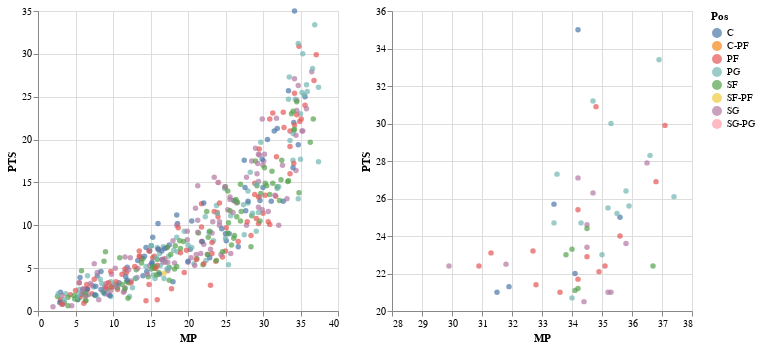

Notebook code cell kept with this figure:
### Code cell
c1 | c2

### Figure 1 — Vega-Lite specification as saved in the notebook (floating-point values rounded to 4 significant figures; data arrays with more than 128 entries replaced by an {"elided": "..."} marker saying what was removed)
{"config": {"view": {"continuousWidth": 300, "continuousHeight": 300}}, "hconcat": [{"data": {"name": "data-a9b6291575cbc21ce2666bd5d5c2e3d4"}, "mark": {"type": "circle"}, "encoding": {"color": {"field": "Pos", "type": "nominal"}, "tooltip": [{"field": "Player", "type": "nominal"}, {"field": "PTS", "type": "quantitative"}, {"field": "AST", "type": "quantitative"}, {"field": "TRB", "type": "quantitative"}, {"field": "STL", "type": "quantitative"}, {"field": "BLK", "type": "quantitative"}], "x": {"field": "MP", "type": "quantitative"}, "y": {"field": "PTS", "type": "quantitative"}}}, {"data": {"name": "data-f71d8cfc24396bc49734be281631bd84"}, "mark": {"type": "circle"}, "encoding": {"color": {"field": "Pos", "type": "nominal"}, "tooltip": [{"field": "Player", "type": "nominal"}, {"field": "PTS", "type": "quantitative"}, {"field": "AST", "type": "quantitative"}, {"field": "TRB", "type": "quantitative"}, {"field": "STL", "type": "quantitative"}, {"field": "BLK", "type": "quantitative"}], "x": {"field": "MP", "scale": {"domain": [28, 38]}, "type": "quantitative"}, "y": {"field": "PTS", "scale": {"domain": [20, 36]}, "type": "quantitative"}}}], "$schema": "https://vega.github.io/schema/vega-lite/v5.8.0.json", "datasets": {"data-a9b6291575cbc21ce2666bd5d5c2e3d4": {"elided": "445 records"}, "data-f71d8cfc24396bc49734be281631bd84": [{"Player": "Bam Adebayo", "Pos": "C", "Age": 26, "Tm": "MIA", "G": 23, "GS": 23, "MP": 34.1, "FG": 8.0, "FGA": 15.7, "FG%": 0.506, "3P": 0.0, "3PA": 0.3, "3P%": 0.167, "2P": 7.9, "2PA": 15.5, "2P%": 0.511, "eFG%": 0.507, "FT": 6.0, "FTA": 7.8, "FT%": 0.777, "ORB": 2.1, "DRB": 8.3, "TRB": 10.4, "AST": 4.0, "STL": 1.1, "BLK": 1.0, "TOV": 2.7, "PF": 2.4, "PTS": 22.0}, {"Player": "Giannis Antetokounmpo", "Pos": "PF", "Age": 29, "Tm": "MIL", "G": 32, "GS": 32, "MP": 34.8, "FG": 11.5, "FGA": 18.9, "FG%": 0.606, "3P": 0.3, "3PA": 1.7, "3P%": 0.204, "2P": 11.1, "2PA": 17.3, "2P%": 0.645, "eFG%": 0.615, "FT": 7.6, "FTA": 11.3, "FT%": 0.676, "ORB": 2.7, "DRB": 8.6, "TRB": 11.3, "AST": 5.7, "STL": 1.3, "BLK": 1.2, "TOV": 3.8, "PF": 2.9, "PTS": 30.9}, {"Player": "LaMelo Ball", "Pos": "PG", "Age": 22, "Tm": "CHO", "G": 15, "GS": 15, "MP": 33.4, "FG": 8.8, "FGA": 19.9, "FG%": 0.443, "3P": 3.5, "3PA": 8.9, "3P%": 0.388, "2P": 5.3, "2PA": 10.9, "2P%": 0.488, "eFG%": 0.53, "FT": 3.6, "FTA": 4.2, "FT%": 0.857, "ORB": 1.5, "DRB": 3.9, "TRB": 5.5, "AST": 8.2, "STL": 1.4, "BLK": 0.3, "TOV": 3.9, "PF": 3.5, "PTS": 24.7}, {"Player": "Paolo Banchero", "Pos": "PF", "Age": 21, "Tm": "ORL", "G": 32, "GS": 32, "MP": 34.2, "FG": 7.8, "FGA": 16.8, "FG%": 0.465, "3P": 1.3, "3PA": 3.6, "3P%": 0.357, "2P": 6.5, "2PA": 13.2, "2P%": 0.494, "eFG%": 0.503, "FT": 4.8, "FTA": 6.8, "FT%": 0.697, "ORB": 1.2, "DRB": 5.8, "TRB": 7.0, "AST": 4.7, "STL": 1.0, "BLK": 0.6, "TOV": 3.1, "PF": 2.0, "PTS": 21.7}, {"Player": "Desmond Bane", "Pos": "SG", "Age": 25, "Tm": "MEM", "G": 31, "GS": 31, "MP": 34.5, "FG": 9.0, "FGA": 19.2, "FG%": 0.471, "3P": 3.5, "3PA": 9.0, "3P%": 0.385, "2P": 5.6, "2PA": 10.2, "2P%": 0.546, "eFG%": 0.561, "FT": 3.1, "FTA": 3.6, "FT%": 0.858, "ORB": 0.9, "DRB": 3.7, "TRB": 4.6, "AST": 5.2, "STL": 1.1, "BLK": 0.6, "TOV": 2.8, "PF": 2.9, "PTS": 24.6}, {"Player": "Scottie Barnes", "Pos": "SG", "Age": 22, "Tm": "TOR", "G": 33, "GS": 33, "MP": 35.2, "FG": 7.8, "FGA": 16.3, "FG%": 0.48, "3P": 2.2, "3PA": 5.7, "3P%": 0.385, "2P": 5.6, "2PA": 10.6, "2P%": 0.531, "eFG%": 0.547, "FT": 3.2, "FTA": 4.1, "FT%": 0.772, "ORB": 2.6, "DRB": 6.7, "TRB": 9.3, "AST": 5.8, "STL": 1.5, "BLK": 1.4, "TOV": 2.4, "PF": 2.0, "PTS": 21.0}, {"Player": "Devin Booker", "Pos": "PG", "Age": 27, "Tm": "PHO", "G": 24, "GS": 24, "MP": 35.8, "FG": 8.9, "FGA": 19.1, "FG%": 0.466, "3P": 2.0, "3PA": 5.3, "3P%": 0.373, "2P": 7.0, "2PA": 13.9, "2P%": 0.502, "eFG%": 0.517, "FT": 6.6, "FTA": 7.5, "FT%": 0.883, "ORB": 0.9, "DRB": 4.4, "TRB": 5.3, "AST": 7.9, "STL": 0.8, "BLK": 0.4, "TOV": 2.8, "PF": 3.3, "PTS": 26.4}, {"Player": "Mikal Bridges", "Pos": "SF", "Age": 27, "Tm": "BRK", "G": 33, "GS": 33, "MP": 34.1, "FG": 7.5, "FGA": 16.4, "FG%": 0.457, "3P": 2.0, "3PA": 5.6, "3P%": 0.359, "2P": 5.5, "2PA": 10.8, "2P%": 0.508, "eFG%": 0.519, "FT": 4.1, "FTA": 5.0, "FT%": 0.829, "ORB": 1.0, "DRB": 4.3, "TRB": 5.3, "AST": 3.8, "STL": 0.9, "BLK": 0.4, "TOV": 2.3, "PF": 1.6, "PTS": 21.1}, {"Player": "Jaylen Brown", "Pos": "SF", "Age": 27, "Tm": "BOS", "G": 30, "GS": 30, "MP": 33.8, "FG": 8.9, "FGA": 18.2, "FG%": 0.489, "3P": 2.2, "3PA": 6.2, "3P%": 0.358, "2P": 6.7, "2PA": 12.0, "2P%": 0.557, "eFG%": 0.55, "FT": 2.9, "FTA": 4.0, "FT%": 0.733, "ORB": 0.9, "DRB": 4.2, "TRB": 5.1, "AST": 3.7, "STL": 1.1, "BLK": 0.6, "TOV": 2.5, "PF": 2.7, "PTS": 23.0}, {"Player": "Jalen Brunson", "Pos": "PG", "Age": 27, "Tm": "NYK", "G": 33, "GS": 33, "MP": 35.9, "FG": 9.0, "FGA": 19.4, "FG%": 0.463, "3P": 2.8, "3PA": 6.4, "3P%": 0.431, "2P": 6.2, "2PA": 13.0, "2P%": 0.479, "eFG%": 0.534, "FT": 4.8, "FTA": 5.9, "FT%": 0.82, "ORB": 0.7, "DRB": 3.3, "TRB": 4.0, "AST": 6.2, "STL": 1.1, "BLK": 0.2, "TOV": 2.4, "PF": 2.2, "PTS": 25.6}, {"Player": "Jimmy Butler", "Pos": "PF", "Age": 34, "Tm": "MIA", "G": 24, "GS": 24, "MP": 33.6, "FG": 6.5, "FGA": 14.0, "FG%": 0.464, "3P": 0.8, "3PA": 2.2, "3P%": 0.377, "2P": 5.7, "2PA": 11.8, "2P%": 0.481, "eFG%": 0.494, "FT": 7.1, "FTA": 8.1, "FT%": 0.881, "ORB": 1.9, "DRB": 3.2, "TRB": 5.0, "AST": 4.5, "STL": 1.0, "BLK": 0.4, "TOV": 1.8, "PF": 1.1, "PTS": 21.0}, {"Player": "Cade Cunningham", "Pos": "PG", "Age": 22, "Tm": "DET", "G": 33, "GS": 33, "MP": 35.0, "FG": 8.5, "FGA": 19.2, "FG%": 0.443, "3P": 1.9, "3PA": 5.6, "3P%": 0.337, "2P": 6.6, "2PA": 13.7, "2P%": 0.486, "eFG%": 0.491, "FT": 4.1, "FTA": 4.7, "FT%": 0.87, "ORB": 0.5, "DRB": 3.5, "TRB": 4.0, "AST": 7.3, "STL": 1.0, "BLK": 0.3, "TOV": 3.9, "PF": 2.8, "PTS": 23.0}, {"Player": "Stephen Curry", "Pos": "PG", "Age": 35, "Tm": "GSW", "G": 30, "GS": 30, "MP": 33.5, "FG": 8.6, "FGA": 19.0, "FG%": 0.453, "3P": 4.7, "3PA": 11.6, "3P%": 0.409, "2P": 3.9, "2PA": 7.4, "2P%": 0.523, "eFG%": 0.578, "FT": 5.4, "FTA": 5.8, "FT%": 0.931, "ORB": 0.5, "DRB": 3.9, "TRB": 4.4, "AST": 4.5, "STL": 0.7, "BLK": 0.4, "TOV": 3.1, "PF": 1.8, "PTS": 27.3}, {"Player": "Anthony Davis", "Pos": "C", "Age": 30, "Tm": "LAL", "G": 32, "GS": 32, "MP": 35.6, "FG": 9.5, "FGA": 17.2, "FG%": 0.551, "3P": 0.4, "3PA": 1.0, "3P%": 0.375, "2P": 9.1, "2PA": 16.2, "2P%": 0.562, "eFG%": 0.562, "FT": 5.7, "FTA": 7.1, "FT%": 0.806, "ORB": 3.3, "DRB": 9.0, "TRB": 12.3, "AST": 3.3, "STL": 1.2, "BLK": 2.6, "TOV": 2.0, "PF": 2.6, "PTS": 25.0}, {"Player": "DeMar DeRozan", "Pos": "SF", "Age": 34, "Tm": "CHI", "G": 32, "GS": 32, "MP": 36.7, "FG": 7.8, "FGA": 17.0, "FG%": 0.455, "3P": 0.9, "3PA": 2.6, "3P%": 0.345, "2P": 6.8, "2PA": 14.4, "2P%": 0.475, "eFG%": 0.482, "FT": 6.0, "FTA": 7.1, "FT%": 0.838, "ORB": 0.7, "DRB": 3.2, "TRB": 3.8, "AST": 5.4, "STL": 1.1, "BLK": 0.8, "TOV": 1.4, "PF": 2.2, "PTS": 22.4}, {"Player": "Luka Dončić", "Pos": "PG", "Age": 24, "Tm": "DAL", "G": 31, "GS": 31, "MP": 36.9, "FG": 11.4, "FGA": 23.6, "FG%": 0.484, "3P": 4.0, "3PA": 10.6, "3P%": 0.378, "2P": 7.4, "2PA": 13.0, "2P%": 0.569, "eFG%": 0.568, "FT": 6.6, "FTA": 8.4, "FT%": 0.785, "ORB": 0.8, "DRB": 7.5, "TRB": 8.3, "AST": 9.4, "STL": 1.4, "BLK": 0.6, "TOV": 4.0, "PF": 1.7, "PTS": 33.4}, {"Player": "Kevin Durant", "Pos": "PF", "Age": 35, "Tm": "PHO", "G": 28, "GS": 28, "MP": 37.1, "FG": 10.4, "FGA": 19.7, "FG%": 0.525, "3P": 2.2, "3PA": 4.6, "3P%": 0.477, "2P": 8.2, "2PA": 15.1, "2P%": 0.54, "eFG%": 0.581, "FT": 7.0, "FTA": 8.0, "FT%": 0.874, "ORB": 0.4, "DRB": 5.9, "TRB": 6.3, "AST": 6.0, "STL": 0.9, "BLK": 1.1, "TOV": 3.4, "PF": 1.8, "PTS": 29.9}, {"Player": "Anthony Edwards", "Pos": "SG", "Age": 22, "Tm": "MIN", "G": 29, "GS": 29, "MP": 34.7, "FG": 9.0, "FGA": 19.7, "FG%": 0.458, "3P": 2.6, "3PA": 6.8, "3P%": 0.379, "2P": 6.4, "2PA": 12.9, "2P%": 0.5, "eFG%": 0.524, "FT": 5.7, "FTA": 6.8, "FT%": 0.842, "ORB": 0.6, "DRB": 4.8, "TRB": 5.3, "AST": 5.1, "STL": 1.3, "BLK": 0.7, "TOV": 3.3, "PF": 1.8, "PTS": 26.3}, {"Player": "Joel Embiid", "Pos": "C", "Age": 29, "Tm": "PHI", "G": 25, "GS": 25, "MP": 34.2, "FG": 11.8, "FGA": 21.8, "FG%": 0.54, "3P": 1.1, "3PA": 3.2, "3P%": 0.35, "2P": 10.6, "2PA": 18.6, "2P%": 0.573, "eFG%": 0.566, "FT": 10.3, "FTA": 11.6, "FT%": 0.893, "ORB": 2.8, "DRB": 8.9, "TRB": 11.7, "AST": 6.0, "STL": 1.2, "BLK": 2.0, "TOV": 3.8, "PF": 2.8, "PTS": 35.0}, {"Player": "De'Aaron Fox", "Pos": "PG", "Age": 26, "Tm": "SAC", "G": 25, "GS": 25, "MP": 35.3, "FG": 10.5, "FGA": 21.8, "FG%": 0.483, "3P": 3.6, "3PA": 8.8, "3P%": 0.403, "2P": 7.0, "2PA": 12.9, "2P%": 0.539, "eFG%": 0.565, "FT": 5.4, "FTA": 7.4, "FT%": 0.72, "ORB": 1.0, "DRB": 3.6, "TRB": 4.6, "AST": 6.1, "STL": 1.6, "BLK": 0.4, "TOV": 2.6, "PF": 2.7, "PTS": 30.0}, {"Player": "Darius Garland", "Pos": "PG", "Age": 24, "Tm": "CLE", "G": 20, "GS": 20, "MP": 34.0, "FG": 7.6, "FGA": 16.1, "FG%": 0.47, "3P": 1.8, "3PA": 5.2, "3P%": 0.346, "2P": 5.8, "2PA": 10.9, "2P%": 0.53, "eFG%": 0.526, "FT": 3.8, "FTA": 4.6, "FT%": 0.835, "ORB": 0.6, "DRB": 2.2, "TRB": 2.8, "AST": 5.9, "STL": 1.6, "BLK": 0.2, "TOV": 3.8, "PF": 1.6, "PTS": 20.7}, {"Player": "Paul George", "Pos": "PF", "Age": 33, "Tm": "LAC", "G": 30, "GS": 30, "MP": 34.5, "FG": 8.0, "FGA": 17.7, "FG%": 0.451, "3P": 3.3, "3PA": 8.2, "3P%": 0.398, "2P": 4.7, "2PA": 9.5, "2P%": 0.497, "eFG%": 0.543, "FT": 3.6, "FTA": 3.9, "FT%": 0.931, "ORB": 0.7, "DRB": 4.8, "TRB": 5.5, "AST": 4.0, "STL": 1.6, "BLK": 0.3, "TOV": 2.3, "PF": 3.0, "PTS": 22.9}, {"Player": "Shai Gilgeous-Alexander", "Pos": "PG", "Age": 25, "Tm": "OKC", "G": 30, "GS": 30, "MP": 34.7, "FG": 11.2, "FGA": 20.6, "FG%": 0.546, "3P": 1.1, "3PA": 3.4, "3P%": 0.317, "2P": 10.2, "2PA": 17.2, "2P%": 0.591, "eFG%": 0.572, "FT": 7.7, "FTA": 8.4, "FT%": 0.916, "ORB": 0.8, "DRB": 4.8, "TRB": 5.7, "AST": 6.3, "STL": 2.6, "BLK": 0.8, "TOV": 2.0, "PF": 2.3, "PTS": 31.2}, {"Player": "Jerami Grant", "Pos": "PF", "Age": 29, "Tm": "POR", "G": 28, "GS": 28, "MP": 34.9, "FG": 7.5, "FGA": 16.4, "FG%": 0.459, "3P": 2.4, "3PA": 5.8, "3P%": 0.417, "2P": 5.1, "2PA": 10.5, "2P%": 0.481, "eFG%": 0.533, "FT": 4.7, "FTA": 5.8, "FT%": 0.81, "ORB": 0.7, "DRB": 3.2, "TRB": 3.9, "AST": 2.6, "STL": 0.7, "BLK": 0.8, "TOV": 2.4, "PF": 2.3, "PTS": 22.1}, {"Player": "Tyrese Haliburton", "Pos": "PG", "Age": 23, "Tm": "IND", "G": 29, "GS": 29, "MP": 34.3, "FG": 8.8, "FGA": 17.6, "FG%": 0.501, "3P": 3.5, "3PA": 8.7, "3P%": 0.406, "2P": 5.3, "2PA": 9.0, "2P%": 0.592, "eFG%": 0.601, "FT": 3.5, "FTA": 4.1, "FT%": 0.856, "ORB": 0.7, "DRB": 3.5, "TRB": 4.2, "AST": 12.7, "STL": 1.0, "BLK": 0.6, "TOV": 2.6, "PF": 1.1, "PTS": 24.7}, {"Player": "Tyler Herro", "Pos": "SG", "Age": 24, "Tm": "MIA", "G": 15, "GS": 15, "MP": 34.5, "FG": 8.7, "FGA": 19.1, "FG%": 0.455, "3P": 3.3, "3PA": 7.9, "3P%": 0.424, "2P": 5.3, "2PA": 11.2, "2P%": 0.476, "eFG%": 0.542, "FT": 2.7, "FTA": 3.1, "FT%": 0.872, "ORB": 0.6, "DRB": 4.9, "TRB": 5.5, "AST": 4.5, "STL": 1.3, "BLK": 0.1, "TOV": 2.7, "PF": 1.3, "PTS": 23.4}, {"Player": "Brandon Ingram", "Pos": "SF", "Age": 26, "Tm": "NOP", "G": 30, "GS": 30, "MP": 34.0, "FG": 8.8, "FGA": 17.5, "FG%": 0.501, "3P": 1.4, "3PA": 4.0, "3P%": 0.347, "2P": 7.4, "2PA": 13.5, "2P%": 0.547, "eFG%": 0.541, "FT": 4.4, "FTA": 5.4, "FT%": 0.815, "ORB": 0.7, "DRB": 4.1, "TRB": 4.8, "AST": 5.5, "STL": 0.8, "BLK": 0.5, "TOV": 2.6, "PF": 2.2, "PTS": 23.3}, {"Player": "Kyrie Irving", "Pos": "SG", "Age": 31, "Tm": "DAL", "G": 18, "GS": 18, "MP": 31.8, "FG": 8.4, "FGA": 18.0, "FG%": 0.469, "3P": 2.5, "3PA": 6.4, "3P%": 0.391, "2P": 5.9, "2PA": 11.6, "2P%": 0.512, "eFG%": 0.539, "FT": 3.1, "FTA": 3.5, "FT%": 0.889, "ORB": 0.6, "DRB": 3.6, "TRB": 4.2, "AST": 5.1, "STL": 1.1, "BLK": 0.3, "TOV": 1.3, "PF": 1.9, "PTS": 22.5}, {"Player": "Jaren Jackson Jr.", "Pos": "C", "Age": 24, "Tm": "MEM", "G": 32, "GS": 32, "MP": 31.5, "FG": 7.2, "FGA": 15.6, "FG%": 0.458, "3P": 1.6, "3PA": 4.9, "3P%": 0.327, "2P": 5.6, "2PA": 10.8, "2P%": 0.517, "eFG%": 0.509, "FT": 5.1, "FTA": 6.2, "FT%": 0.832, "ORB": 1.4, "DRB": 4.2, "TRB": 5.5, "AST": 1.7, "STL": 0.8, "BLK": 1.6, "TOV": 1.9, "PF": 3.6, "PTS": 21.0}, {"Player": "LeBron James", "Pos": "PF", "Age": 39, "Tm": "LAL", "G": 31, "GS": 31, "MP": 34.2, "FG": 9.4, "FGA": 17.6, "FG%": 0.535, "3P": 2.3, "3PA": 5.5, "3P%": 0.409, "2P": 7.2, "2PA": 12.1, "2P%": 0.592, "eFG%": 0.599, "FT": 4.3, "FTA": 5.8, "FT%": 0.749, "ORB": 0.9, "DRB": 6.5, "TRB": 7.4, "AST": 7.4, "STL": 1.4, "BLK": 0.7, "TOV": 3.3, "PF": 1.1, "PTS": 25.4}, {"Player": "Nikola Jokić", "Pos": "C", "Age": 28, "Tm": "DEN", "G": 34, "GS": 34, "MP": 33.4, "FG": 9.9, "FGA": 17.8, "FG%": 0.559, "3P": 1.1, "3PA": 3.3, "3P%": 0.333, "2P": 8.9, "2PA": 14.5, "2P%": 0.609, "eFG%": 0.589, "FT": 4.8, "FTA": 5.8, "FT%": 0.818, "ORB": 3.0, "DRB": 9.2, "TRB": 12.3, "AST": 9.1, "STL": 1.1, "BLK": 0.9, "TOV": 2.7, "PF": 2.6, "PTS": 25.7}, {"Player": "Kyle Kuzma", "Pos": "PF", "Age": 28, "Tm": "WAS", "G": 32, "GS": 32, "MP": 31.3, "FG": 8.9, "FGA": 19.2, "FG%": 0.466, "3P": 2.5, "3PA": 7.0, "3P%": 0.357, "2P": 6.4, "2PA": 12.2, "2P%": 0.528, "eFG%": 0.531, "FT": 2.7, "FTA": 3.5, "FT%": 0.768, "ORB": 0.9, "DRB": 5.3, "TRB": 6.2, "AST": 4.3, "STL": 0.3, "BLK": 0.6, "TOV": 2.6, "PF": 2.2, "PTS": 23.1}, {"Player": "Zach LaVine", "Pos": "SG", "Age": 28, "Tm": "CHI", "G": 18, "GS": 18, "MP": 35.3, "FG": 7.3, "FGA": 16.6, "FG%": 0.443, "3P": 2.4, "3PA": 7.1, "3P%": 0.336, "2P": 4.9, "2PA": 9.4, "2P%": 0.524, "eFG%": 0.515, "FT": 3.9, "FTA": 4.6, "FT%": 0.866, "ORB": 0.3, "DRB": 4.6, "TRB": 4.9, "AST": 3.4, "STL": 0.9, "BLK": 0.2, "TOV": 2.0, "PF": 2.1, "PTS": 21.0}, {"Player": "Kawhi Leonard", "Pos": "SF", "Age": 32, "Tm": "LAC", "G": 28, "GS": 28, "MP": 34.5, "FG": 9.1, "FGA": 17.4, "FG%": 0.522, "3P": 2.3, "3PA": 5.4, "3P%": 0.428, "2P": 6.8, "2PA": 12.0, "2P%": 0.564, "eFG%": 0.588, "FT": 3.9, "FTA": 4.5, "FT%": 0.872, "ORB": 1.1, "DRB": 4.9, "TRB": 5.9, "AST": 3.6, "STL": 1.6, "BLK": 0.7, "TOV": 1.5, "PF": 1.4, "PTS": 24.4}, {"Player": "Damian Lillard", "Pos": "PG", "Age": 33, "Tm": "MIL", "G": 31, "GS": 31, "MP": 35.2, "FG": 7.4, "FGA": 17.1, "FG%": 0.431, "3P": 3.2, "3PA": 8.7, "3P%": 0.365, "2P": 4.2, "2PA": 8.4, "2P%": 0.5, "eFG%": 0.524, "FT": 7.5, "FTA": 8.1, "FT%": 0.924, "ORB": 0.6, "DRB": 3.9, "TRB": 4.5, "AST": 6.8, "STL": 1.0, "BLK": 0.2, "TOV": 2.7, "PF": 1.7, "PTS": 25.5}, {"Player": "Lauri Markkanen", "Pos": "PF", "Age": 26, "Tm": "UTA", "G": 24, "GS": 24, "MP": 32.7, "FG": 8.0, "FGA": 16.3, "FG%": 0.487, "3P": 3.2, "3PA": 8.4, "3P%": 0.376, "2P": 4.8, "2PA": 7.9, "2P%": 0.605, "eFG%": 0.584, "FT": 4.1, "FTA": 4.8, "FT%": 0.861, "ORB": 2.3, "DRB": 6.2, "TRB": 8.5, "AST": 1.6, "STL": 1.0, "BLK": 0.6, "TOV": 1.2, "PF": 2.1, "PTS": 23.2}, {"Player": "Tyrese Maxey", "Pos": "PG", "Age": 23, "Tm": "PHI", "G": 31, "GS": 31, "MP": 37.4, "FG": 9.0, "FGA": 19.7, "FG%": 0.458, "3P": 3.2, "3PA": 8.3, "3P%": 0.383, "2P": 5.9, "2PA": 11.5, "2P%": 0.511, "eFG%": 0.538, "FT": 4.9, "FTA": 5.6, "FT%": 0.873, "ORB": 0.5, "DRB": 3.2, "TRB": 3.8, "AST": 6.5, "STL": 0.8, "BLK": 0.5, "TOV": 1.5, "PF": 2.1, "PTS": 26.1}, {"Player": "Donovan Mitchell", "Pos": "SG", "Age": 27, "Tm": "CLE", "G": 24, "GS": 24, "MP": 36.5, "FG": 9.8, "FGA": 21.3, "FG%": 0.457, "3P": 3.1, "3PA": 8.9, "3P%": 0.347, "2P": 6.7, "2PA": 12.5, "2P%": 0.535, "eFG%": 0.529, "FT": 5.3, "FTA": 6.0, "FT%": 0.895, "ORB": 1.1, "DRB": 4.6, "TRB": 5.7, "AST": 5.7, "STL": 1.9, "BLK": 0.5, "TOV": 2.6, "PF": 2.4, "PTS": 27.9}, {"Player": "Ja Morant", "Pos": "PG", "Age": 24, "Tm": "MEM", "G": 6, "GS": 6, "MP": 35.5, "FG": 9.3, "FGA": 20.0, "FG%": 0.467, "3P": 0.8, "3PA": 4.8, "3P%": 0.172, "2P": 8.5, "2PA": 15.2, "2P%": 0.56, "eFG%": 0.488, "FT": 5.7, "FTA": 6.8, "FT%": 0.829, "ORB": 0.5, "DRB": 4.5, "TRB": 5.0, "AST": 7.8, "STL": 0.7, "BLK": 0.7, "TOV": 3.2, "PF": 2.0, "PTS": 25.2}, {"Player": "Dejounte Murray", "Pos": "SG", "Age": 27, "Tm": "ATL", "G": 32, "GS": 32, "MP": 34.4, "FG": 7.9, "FGA": 17.1, "FG%": 0.461, "3P": 2.4, "3PA": 6.3, "3P%": 0.383, "2P": 5.5, "2PA": 10.8, "2P%": 0.506, "eFG%": 0.531, "FT": 2.4, "FTA": 2.9, "FT%": 0.817, "ORB": 0.8, "DRB": 3.8, "TRB": 4.6, "AST": 5.2, "STL": 1.5, "BLK": 0.3, "TOV": 2.1, "PF": 1.7, "PTS": 20.5}, {"Player": "Julius Randle", "Pos": "PF", "Age": 29, "Tm": "NYK", "G": 33, "GS": 33, "MP": 35.6, "FG": 8.7, "FGA": 18.3, "FG%": 0.474, "3P": 1.4, "3PA": 5.0, "3P%": 0.283, "2P": 7.2, "2PA": 13.2, "2P%": 0.547, "eFG%": 0.513, "FT": 5.3, "FTA": 6.9, "FT%": 0.763, "ORB": 2.2, "DRB": 7.4, "TRB": 9.6, "AST": 4.7, "STL": 0.5, "BLK": 0.2, "TOV": 3.4, "PF": 2.8, "PTS": 24.0}, {"Player": "Terry Rozier", "Pos": "SG", "Age": 29, "Tm": "CHO", "G": 20, "GS": 20, "MP": 35.8, "FG": 8.7, "FGA": 18.8, "FG%": 0.463, "3P": 2.7, "3PA": 7.3, "3P%": 0.37, "2P": 6.0, "2PA": 11.5, "2P%": 0.522, "eFG%": 0.535, "FT": 3.5, "FTA": 4.1, "FT%": 0.854, "ORB": 0.6, "DRB": 3.3, "TRB": 3.9, "AST": 7.2, "STL": 1.2, "BLK": 0.4, "TOV": 2.4, "PF": 1.8, "PTS": 23.6}, {"Player": "Alperen Şengün", "Pos": "C", "Age": 21, "Tm": "HOU", "G": 31, "GS": 31, "MP": 31.9, "FG": 8.4, "FGA": 15.4, "FG%": 0.544, "3P": 0.7, "3PA": 2.2, "3P%": 0.309, "2P": 7.7, "2PA": 13.2, "2P%": 0.583, "eFG%": 0.566, "FT": 3.8, "FTA": 5.2, "FT%": 0.728, "ORB": 2.6, "DRB": 6.5, "TRB": 9.1, "AST": 5.3, "STL": 1.1, "BLK": 0.8, "TOV": 2.5, "PF": 3.3, "PTS": 21.3}, {"Player": "Pascal Siakam", "Pos": "PF", "Age": 29, "Tm": "TOR", "G": 33, "GS": 33, "MP": 35.1, "FG": 8.5, "FGA": 16.4, "FG%": 0.518, "3P": 1.1, "3PA": 3.7, "3P%": 0.285, "2P": 7.4, "2PA": 12.7, "2P%": 0.586, "eFG%": 0.55, "FT": 4.3, "FTA": 5.8, "FT%": 0.749, "ORB": 1.5, "DRB": 5.1, "TRB": 6.5, "AST": 5.0, "STL": 0.8, "BLK": 0.2, "TOV": 2.2, "PF": 2.3, "PTS": 22.4}, {"Player": "Anfernee Simons", "Pos": "SG", "Age": 24, "Tm": "POR", "G": 11, "GS": 11, "MP": 34.2, "FG": 9.5, "FGA": 20.7, "FG%": 0.456, "3P": 3.8, "3PA": 9.5, "3P%": 0.4, "2P": 5.6, "2PA": 11.2, "2P%": 0.504, "eFG%": 0.548, "FT": 4.4, "FTA": 4.7, "FT%": 0.923, "ORB": 0.6, "DRB": 2.5, "TRB": 3.1, "AST": 5.3, "STL": 0.9, "BLK": 0.1, "TOV": 2.4, "PF": 2.0, "PTS": 27.1}, {"Player": "Jayson Tatum", "Pos": "PF", "Age": 25, "Tm": "BOS", "G": 30, "GS": 30, "MP": 36.8, "FG": 9.3, "FGA": 19.6, "FG%": 0.474, "3P": 3.0, "3PA": 8.7, "3P%": 0.346, "2P": 6.3, "2PA": 10.9, "2P%": 0.575, "eFG%": 0.55, "FT": 5.4, "FTA": 6.7, "FT%": 0.806, "ORB": 0.9, "DRB": 7.5, "TRB": 8.4, "AST": 4.4, "STL": 1.0, "BLK": 0.5, "TOV": 2.9, "PF": 2.1, "PTS": 26.9}, {"Player": "Cam Thomas", "Pos": "SG", "Age": 22, "Tm": "BRK", "G": 24, "GS": 20, "MP": 29.9, "FG": 8.3, "FGA": 18.6, "FG%": 0.448, "3P": 2.1, "3PA": 5.7, "3P%": 0.365, "2P": 6.3, "2PA": 12.9, "2P%": 0.485, "eFG%": 0.504, "FT": 3.6, "FTA": 4.5, "FT%": 0.806, "ORB": 0.3, "DRB": 2.3, "TRB": 2.6, "AST": 2.3, "STL": 0.6, "BLK": 0.4, "TOV": 1.7, "PF": 2.2, "PTS": 22.4}, {"Player": "Karl-Anthony Towns", "Pos": "PF", "Age": 28, "Tm": "MIN", "G": 31, "GS": 31, "MP": 32.8, "FG": 7.7, "FGA": 15.1, "FG%": 0.509, "3P": 1.9, "3PA": 4.6, "3P%": 0.413, "2P": 5.8, "2PA": 10.5, "2P%": 0.551, "eFG%": 0.572, "FT": 4.1, "FTA": 4.6, "FT%": 0.895, "ORB": 1.6, "DRB": 7.5, "TRB": 9.2, "AST": 2.9, "STL": 0.8, "BLK": 0.5, "TOV": 3.0, "PF": 3.5, "PTS": 21.4}, {"Player": "Franz Wagner", "Pos": "SF", "Age": 22, "Tm": "ORL", "G": 32, "GS": 32, "MP": 34.2, "FG": 7.8, "FGA": 16.8, "FG%": 0.465, "3P": 1.4, "3PA": 4.9, "3P%": 0.287, "2P": 6.4, "2PA": 11.9, "2P%": 0.538, "eFG%": 0.507, "FT": 4.2, "FTA": 4.9, "FT%": 0.847, "ORB": 1.1, "DRB": 4.9, "TRB": 6.0, "AST": 4.0, "STL": 1.2, "BLK": 0.4, "TOV": 1.8, "PF": 2.3, "PTS": 21.2}, {"Player": "Zion Williamson", "Pos": "PF", "Age": 23, "Tm": "NOP", "G": 27, "GS": 27, "MP": 30.9, "FG": 8.8, "FGA": 15.1, "FG%": 0.582, "3P": 0.1, "3PA": 0.3, "3P%": 0.333, "2P": 8.7, "2PA": 14.7, "2P%": 0.588, "eFG%": 0.586, "FT": 4.7, "FTA": 7.2, "FT%": 0.656, "ORB": 2.0, "DRB": 4.2, "TRB": 6.1, "AST": 4.6, "STL": 1.0, "BLK": 0.3, "TOV": 2.6, "PF": 2.7, "PTS": 22.4}, {"Player": "Trae Young", "Pos": "PG", "Age": 25, "Tm": "ATL", "G": 30, "GS": 30, "MP": 36.6, "FG": 8.8, "FGA": 20.2, "FG%": 0.436, "3P": 3.6, "3PA": 9.3, "3P%": 0.385, "2P": 5.2, "2PA": 10.9, "2P%": 0.48, "eFG%": 0.525, "FT": 7.2, "FTA": 8.3, "FT%": 0.86, "ORB": 0.5, "DRB": 2.5, "TRB": 3.0, "AST": 11.3, "STL": 1.4, "BLK": 0.2, "TOV": 4.3, "PF": 2.0, "PTS": 28.3}]}}
